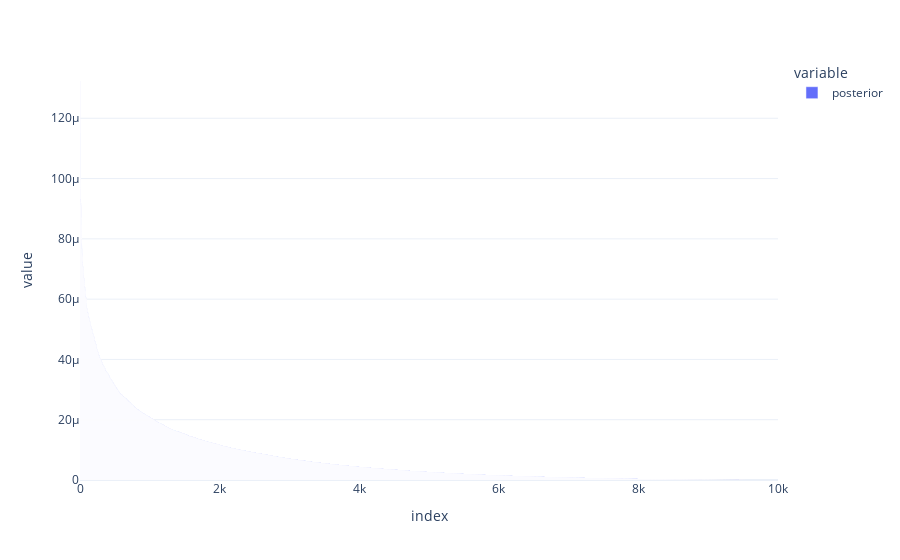

Notebook cell for this chart:
### Code cell
px.bar(
        posterior_df["posterior"].sort_values(ascending=False).reset_index()["posterior"]
    )

### Figure 1 — Plotly figure (JSON) as saved in the notebook; plotly's stock layout.template omitted (floating-point values rounded to 4 significant figures; data arrays with more than 128 entries replaced by an {"elided": "..."} marker saying what was removed)
{"data": [{"alignmentgroup": "True", "hovertemplate": "variable=posterior<br>index=%{x}<br>value=%{y}<extra></extra>", "legendgroup": "posterior", "marker": {"color": "#636efa", "pattern": {"shape": ""}}, "name": "posterior", "offsetgroup": "posterior", "orientation": "v", "showlegend": true, "textposition": "auto", "type": "bar", "x": {"elided": "10000 int values"}, "xaxis": "x", "y": {"elided": "10000 float values"}, "yaxis": "y"}], "layout": {"barmode": "relative", "legend": {"title": {"text": "variable"}, "tracegroupgap": 0}, "margin": {"t": 60}, "xaxis": {"anchor": "y", "domain": [0, 1], "title": {"text": "index"}}, "yaxis": {"anchor": "x", "domain": [0, 1], "title": {"text": "value"}}}}
